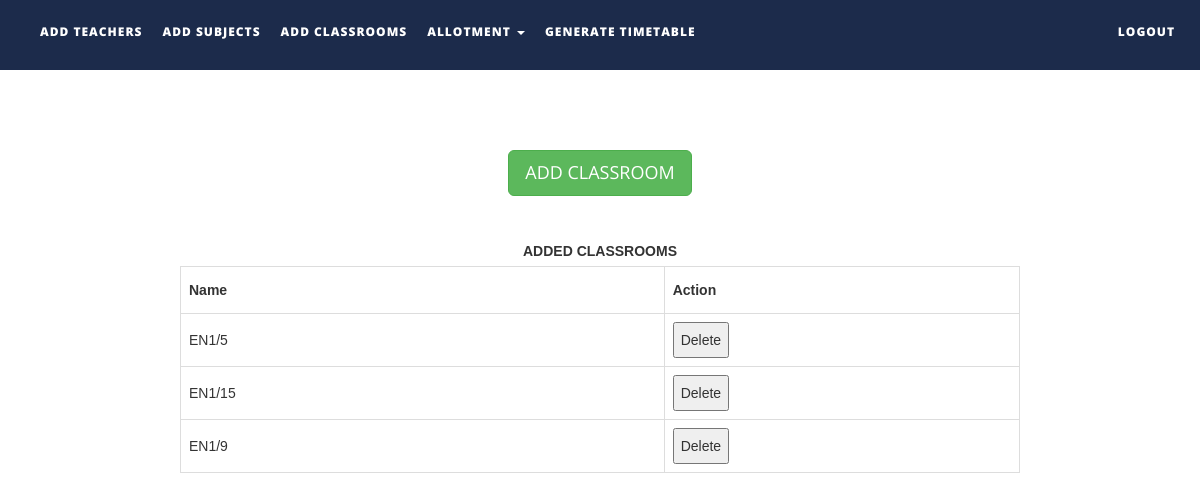
The app's page /addclassrooms.php with its own data.
### tables this page shows
CREATE TABLE `classrooms` (
  `name` varchar(30) NOT NULL,
  `status` int(1) NOT NULL
);

### addclassrooms.php (the view, shortened to what this page needs)
<!DOCTYPE html>
<html xmlns="http://www.w3.org/1999/xhtml">
<head>
    <link href="assets/css/bootstrap.css" rel="stylesheet"/>
    <link href="assets/css/font-awesome.min.css" rel="stylesheet"/>
    <link href="assets/css/flexslider.css" rel="stylesheet"/>
    <link href="assets/css/style.css" rel="stylesheet"/>
</head>
<body>
<div class="navbar navbar-inverse navbar-fixed-top " id="menu">
    <div class="container">
        <div class="navbar-collapse collapse move-me">
            <ul class="nav navbar-nav navbar-left">
                <li><a href="addteachers.php">ADD TEACHERS</a></li>
                <li><a href="addsubjects.php">ADD SUBJECTS</a></li>
                <li><a href="addclassrooms.php">ADD CLASSROOMS</a></li>
                <li class="dropdown"><a class="dropdown-toggle" data-toggle="dropdown" aria-expanded="false">ALLOTMENT
                        <span class="caret"></span></a>
                </li>
                <li><a href="generatetimetable.php">GENERATE TIMETABLE</a></li>
            </ul>
            <ul class="nav navbar-nav navbar-right">
                <li><a href="index.php">LOGOUT</a></li>
            </ul>
        </div>
    </div>
</div>
<br>
<div align="center"
     style="margin-top:10%">
    <button
        id="classroommanual" class="btn btn-success btn-lg">ADD CLASSROOM
    </button>
</div>
<div align="center">
    <br>
    <table id=classroomstable>
        <caption><strong>ADDED CLASSROOMS</strong></caption>
        <tr>
            <th width="100">Name</th>
            <th width="60">Action</th>
        </tr>
        <?php
        $q = mysqli_query(mysqli_connect("localhost", "root", "", "ttms"),
            "SELECT * FROM classrooms ");
        while ($row = mysqli_fetch_assoc($q)) {
            echo "<tr><td>{$row['name']}</td>
                    <td><button>Delete</button></td>
                    </tr>\n";
        }
        ?>
    </table>
</div>
</body>
</html>

### assets/css/style.css (style rules this page uses)
#menu { background-color: rgba(28, 43, 75, 1); color: #fff; font-size: 12px; font-weight: 900; letter-spacing: 1px; min-height: 70px; }
.navbar-inverse { border-color: transparent; }
.navbar-inverse .navbar-nav > li > a, .navbar-inverse .navbar-nav > li > a:hover { color: #FFF; padding: 22px 10px; }

### addclassrooms.php (style rules this page uses)
table { margin-top: 10px; font-family: arial, sans-serif; border-collapse: collapse; width: 70%; }
td, th { border: 1px solid #dddddd; text-align: left; padding: 8px; }
tr:nth-child(even) { background-color: #fff; }

### records on screen
classrooms: name "EN1/5"
classrooms: name "EN1/15"
classrooms: name "EN1/9"
